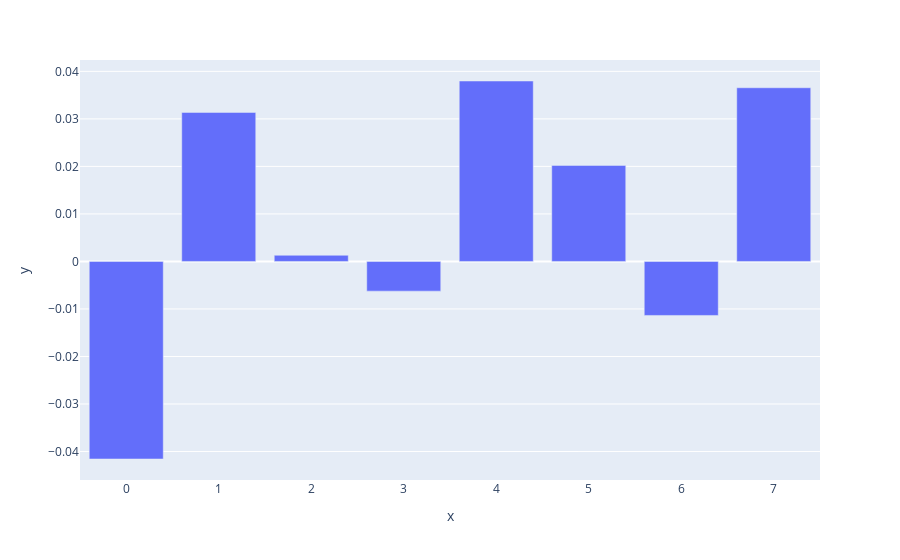

Notebook code for this chart:
### Code cell
px.bar(coef_sig, x=range(len(coef_sig)), y=coef_sig)

### Figure 1 — Plotly figure (JSON) as saved in the notebook; plotly's stock layout.template omitted (floating-point values rounded to 4 significant figures)
{"data": [{"alignmentgroup": "True", "hovertemplate": "x=%{x}<br>y=%{y}<extra></extra>", "legendgroup": "", "marker": {"color": "#636efa"}, "name": "", "offsetgroup": "", "orientation": "v", "showlegend": false, "textposition": "auto", "type": "bar", "x": [0, 1, 2, 3, 4, 5, 6, 7], "xaxis": "x", "y": [-0.04157, 0.03136, 0.001299, -0.006247, 0.03797, 0.02021, -0.01136, 0.03655], "yaxis": "y"}], "layout": {"barmode": "relative", "legend": {"tracegroupgap": 0}, "margin": {"t": 60}, "xaxis": {"anchor": "y", "domain": [0, 1], "title": {"text": "x"}}, "yaxis": {"anchor": "x", "domain": [0, 1], "title": {"text": "y"}}}}
